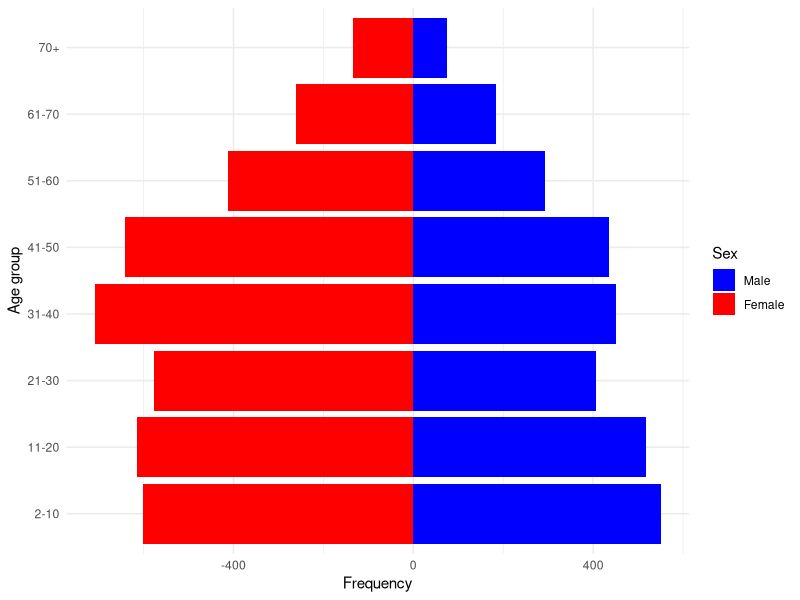
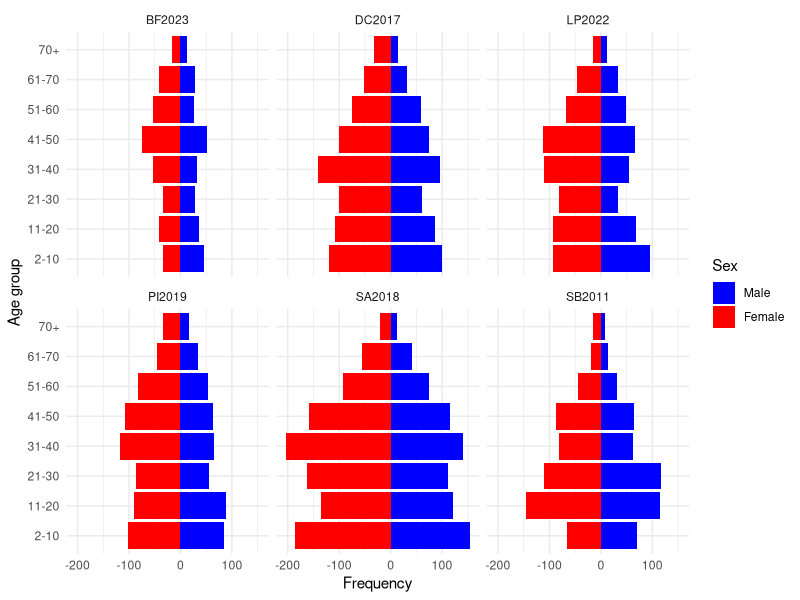
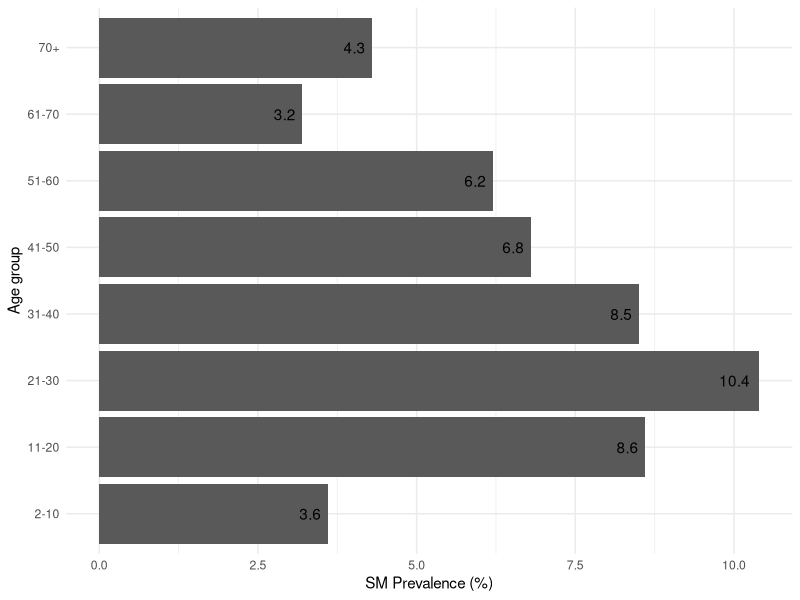
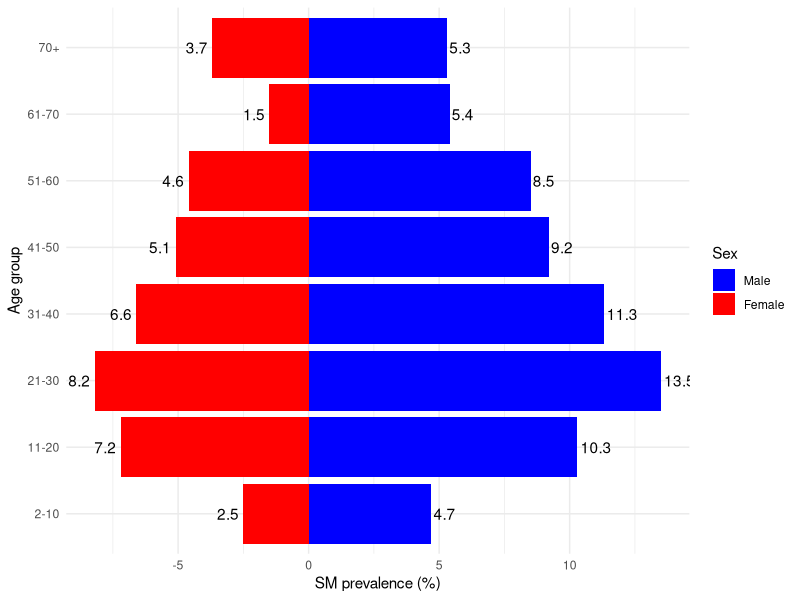
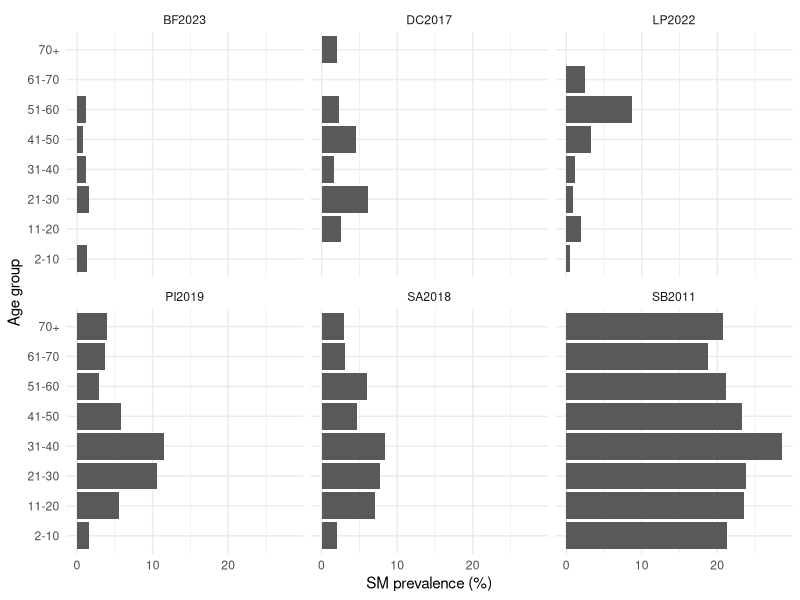
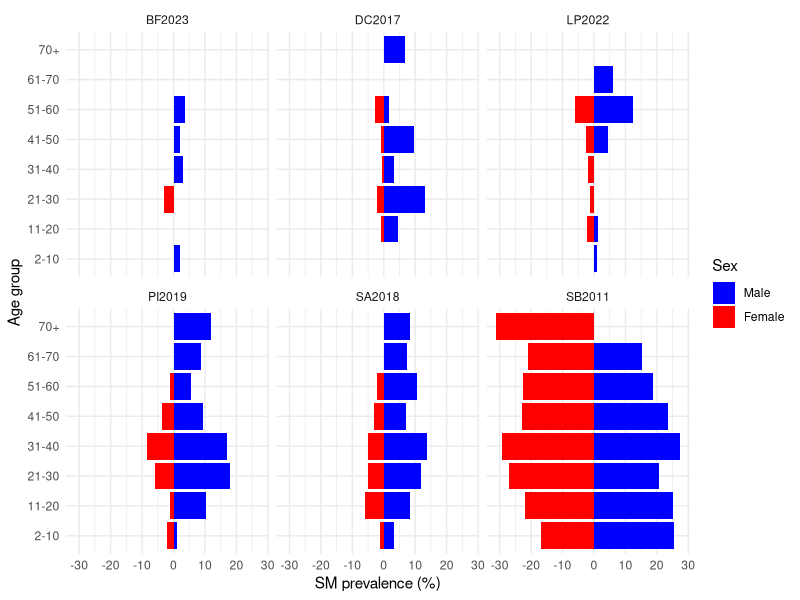

Source code (R) for these figures, in order:
# Estatística descritiva para análise de dados
# Trabalhando com arquivos .csv em R
# Autor: Luciano K. Silva
# Objetivo: Plotar um gráfico de pirâmide etária

# Configurando o diretório de trabalho
setwd("C:/Users/luciano.kalabric/OneDrive - FIOCRUZ/GitHub/r_analysis/datasets")

# Instalando bibliotecas necessários
list.of.packages <- c("ggplot2", "tidyverse", "dplyr")
new.packages <- list.of.packages[!(list.of.packages %in% installed.packages()[,"Package"])]
if(length(new.packages)) install.packages(new.packages)

# Carregando bibliotecas necessários
library(tidyverse)
library(ggplot2)
library(dplyr)

# 1. Ler o arquivo CSV
dados <- read.csv("Figura 2 - All.csv")

# 2. Recodifica "idade" por faixas etárias de 10 em 10 anos e estratifica o dado por "study"
dados <- dados %>% 
  mutate(
    faixa_etaria = case_when(
      idade <= 10 ~ " 2-10",
      idade <= 20 ~ "11-20",
      idade <= 30 ~ "21-30",
      idade <= 40 ~ "31-40",
      idade <= 50 ~ "41-50",
      idade <= 60 ~ "51-60",
      idade <= 70 ~ "61-70",
      TRUE ~ "70+"
    )
  )

# 3. Plotar a pirâmide etária geral
ggplot(dados, aes(x = faixa_etaria, fill = factor(sexo))) +
  coord_flip() +
  geom_bar(data = subset(dados, sexo == 1), aes(y = ..count..), stat = "count") +
  geom_bar(data = subset(dados, sexo == 2), aes(y = -..count..), stat = "count") +
  #facet_wrap(~ study) +
  scale_fill_manual(values = c("1" = "blue", "2" = "red"),
                    labels = c("Male", "Female")) +
  labs(x = "Age group", y = "Frequency", fill = "Sex") +
  theme_minimal()

# 3.1 Plotar a pirâmide etária para cada estudo
ggplot(dados, aes(x = faixa_etaria, fill = factor(sexo))) +
  coord_flip() +
  geom_bar(data = subset(dados, sexo == 1), aes(y = ..count..), stat = "count") +
  geom_bar(data = subset(dados, sexo == 2), aes(y = -..count..), stat = "count") +
  scale_fill_manual(values = c("1" = "blue", "2" = "red"),
                    labels = c("Male", "Female")) +
  labs(x = "Age group", y = "Frequency", fill = "Sex") +
  facet_wrap(~ study) +
  theme_minimal()

# 4. Calcula a prevalência por faixa etária
prevalencia_por_idade <- dados %>% 
  group_by(faixa_etaria) %>%
  summarise(
    total = n(),
    sm = sum(sm_prev == 1),
    proporcao = round((sm * 100 / total), digits = 1)
  )

# 4.1 Plotar a pirâmide etária para cada estudo
ggplot(prevalencia_por_idade, aes(x = faixa_etaria, y = proporcao)) +
  coord_flip() +
  geom_bar(stat = "identity", position = "dodge") +
  geom_text(aes(y = proporcao, label = proporcao), vjust = 0.5, hjust = 1.3) +
  labs(x = "Age group", y = "SM Prevalence (%)") +
  theme_minimal()

# 5. Calcula a prevalência por sexo e faixa etária
prevalencia_por_sexo_idade <- dados %>% 
  group_by(sexo, faixa_etaria) %>%
  summarise(
    total = n(),
    sm = sum(sm_prev == 1),
    proporcao = round((sm * 100 / total), digits = 1)
  )

# 5.1 Plotar a prevalência por sexo e faixa etária
ggplot(prevalencia_por_sexo_idade, aes(x = faixa_etaria, y = proporcao, fill = factor(sexo))) +
  coord_flip() +
  geom_bar(data = subset(prevalencia_por_sexo_idade, sexo == 1), aes(y = proporcao), stat = "identity", position = "dodge") +
  geom_text(data = subset(prevalencia_por_sexo_idade, sexo == 1), aes(y = proporcao, label = proporcao), vjust = 0.5, hjust = -0.1) +
  geom_bar(data = subset(prevalencia_por_sexo_idade, sexo == 2), aes(y = -proporcao), stat = "identity", position = "dodge") +
  geom_text(data = subset(prevalencia_por_sexo_idade, sexo == 2), aes(y = -proporcao, label = proporcao), vjust = 0.5, hjust = 1.2) +
  scale_fill_manual(values = c("1" = "blue", "2" = "red"),
                    labels = c("Male", "Female")) +
    labs(x = "Age group", y = "SM prevalence (%)", fill = "Sex") +
  #facet_wrap(~ study) +
  theme_minimal()

# 6. Calcula a prevalência por estudo
prevalencia_por_estudo <- dados %>% 
  group_by(study, faixa_etaria) %>%
  summarise(
    total = n(),
    sm = sum(sm_prev == 1),
    proporcao = round((sm * 100 / total), digits = 1)
  )

# 6.1 Plotar a prevalência por estudo
ggplot(prevalencia_por_estudo, aes(x = faixa_etaria, y = proporcao)) +
  coord_flip() +
    geom_bar(stat = "identity", position = "dodge") +
  labs(x = "Age group", y = "SM prevalence (%)") +
  facet_wrap(~ study) +
  theme_minimal()

# 7. Calcula a prevalência por sexo, faixa etária e por estudo
prevalencia_por_agrupamento <- dados %>% 
  group_by(study, sexo, faixa_etaria) %>%
  summarise(
    total = n(),
    sm = sum(sm_prev == 1),
    proporcao = round((sm * 100 / total), digits = 1)
  )

# 7.1 Plotar a prevalência por sexo, faixa etária e por estudo
ggplot(prevalencia_por_agrupamento, aes(x = faixa_etaria, y = proporcao, fill = factor(sexo))) +
  coord_flip() +
    geom_bar(data = subset(prevalencia_por_agrupamento, sexo == 1), aes(y = proporcao), stat = "identity", position = "dodge") +
  geom_bar(data = subset(prevalencia_por_agrupamento, sexo == 2), aes(y = -proporcao), stat = "identity", position = "dodge") +
  scale_fill_manual(values = c("1" = "blue", "2" = "red"),
                    labels = c("Male", "Female")) +
  labs(x = "Age group", y = "SM prevalence (%)", fill = "Sex") +
  facet_wrap(~ study) +
  theme_minimal()

